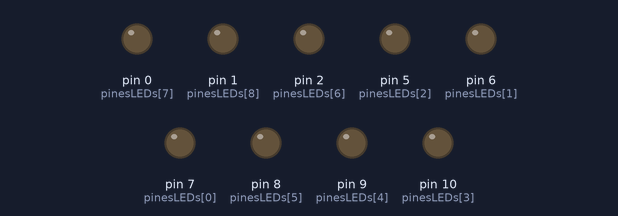
The sketch below on a simulated Arduino Uno, built with avr-gcc and run on an emulated ATmega328P. Parts: output pins drawn as LEDs (lit = HIGH).

Above: at 0.5 s.
At 22.7 s:
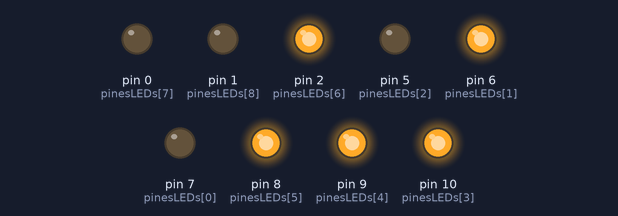
At 44.5 s:
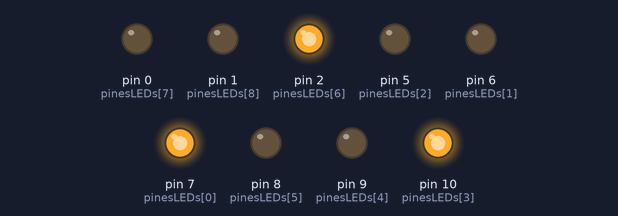
At 49.5 s:
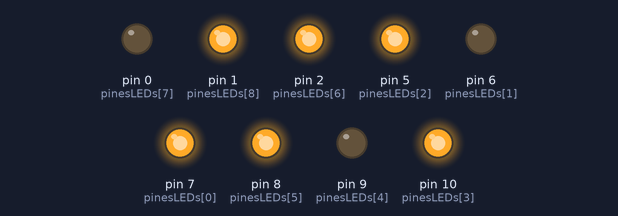
At 54.5 s:
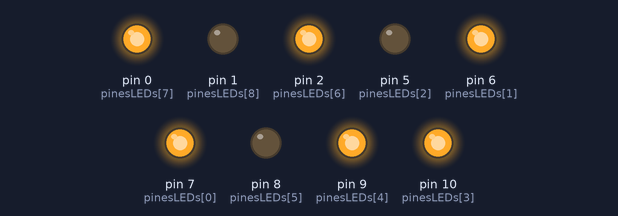
At 65.5 s:
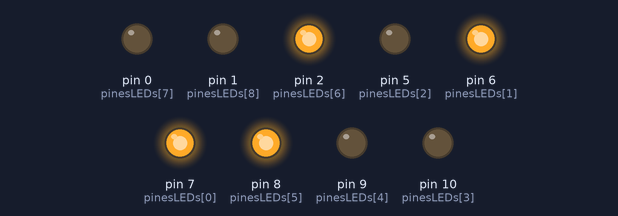
Timing chart, 0 to 66.7 s (numbered marks = the images above):
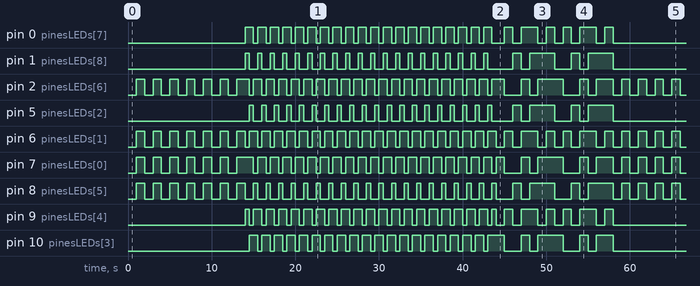

Measured:
- by itself, pin 0 (pinesLEDs[7]): LOW → HIGH at 14.0 s, → LOW 1.0 s later, → HIGH 0.50 s later, → LOW 1.0 s later, … (104 changes in this stretch)
- by itself, pin 1 (pinesLEDs[8]): LOW → HIGH at 14.0 s, → LOW 0.50 s later, → HIGH 1.0 s later, → LOW 0.50 s later, … (96 changes in this stretch)
- by itself, pin 2 (pinesLEDs[6]), pin 7 (pinesLEDs[0]), pin 8 (pinesLEDs[5]): moves between LOW and HIGH, repeating every 58.0 s
- by itself, pin 5 (pinesLEDs[2]): LOW → HIGH at 14.5 s, → LOW 0.50 s later, → HIGH 1.0 s later, → LOW 0.50 s later, … (96 changes in this stretch)
- by itself, pin 6 (pinesLEDs[1]): moves between LOW and HIGH, repeating every 56.5 s
- by itself, pin 9 (pinesLEDs[4]): LOW → HIGH at 14.0 s, → LOW 0.50 s later, → HIGH 0.50 s later, → LOW 1.0 s later, … (108 changes in this stretch)
- by itself, pin 10 (pinesLEDs[3]): LOW → HIGH at 14.5 s, → LOW 1.0 s later, → HIGH 0.50 s later, → LOW 1.0 s later, … (96 changes in this stretch)

The sketch:

train_lighting.ino
```cpp
/*
German Carrillo, Agosto de 2013
geotux_tuxman [at] linuxmail.org
*/

// Arreglo con pines para cada LED, 3 pines por LED: RGB
const int numLEDs = 3;
const int numPines = numLEDs*3;
const int pinesLEDs[numPines] = {7,6,5,10,9,8,2,0,1};// Arduino: {9,10,11,8,7,6,5,4,3}
//{3,4,5,0,1,2,8,10,9}

// Definicion de colores:
const int rojo[3] = {HIGH,LOW,LOW};
const int verde[3] = {LOW,HIGH,LOW};
const int azul[3] = {LOW,LOW,HIGH};
const int blanco[3] = {HIGH,HIGH,HIGH};
const int amarillo[3] = {HIGH,HIGH,LOW};
const int violeta[3] = {HIGH,LOW,HIGH};
const int cian[3] = {LOW,HIGH,HIGH};
const int apagado[3] = {LOW,LOW,LOW};

// Otros
int todos[numLEDs] = {1,2,3};


void setup()
{
  for(int i=0; i<numPines; i++)
    pinMode(pinesLEDs[i], OUTPUT);
}


void loop()
{
  for(int i=0; i<7; i++) // 15s. aprox.
    bandera();
  for(int i=0; i<20; i++)  // 30s. aprox.
    navidad();
  for(int i=0; i<2;i++) // 15s. aprox.
    mainColors();
}


void bandera() {
  definirColor(todos, apagado);
  delay(1000);

  // LEDs: 1 amarillo, 2 azul, 3 rojo
  definirColor(1, amarillo);
  definirColor(2, azul);
  definirColor(3, rojo);

  delay(1000);
}

void navidad(){
  //rojo1,verde2,blanco3,
  definirColor(1, rojo);
  definirColor(2, verde);
  definirColor(3, blanco);
  delay(500);
  definirColor(1, blanco);
  definirColor(2, rojo);
  definirColor(3, verde);
  delay(500);
  definirColor(1, verde);
  definirColor(2, blanco);
  definirColor(3, rojo);
  delay(500);
}

// This function displays the eight "main" colors that the RGB LED
// can produce. If you'd like to use one of these colors in your
// own sketch, you cancopy and paste that section into your code.
void mainColors() {
  // Off (all LEDs off):
  // definirColor(todos,apagado);
  // delay(1000);

  // Red (turn just the red LED on):
  definirColor(todos,rojo);

  delay(1000);

  // Green (turn just the green LED on):
  definirColor(todos,verde);

  delay(1000);

  // Blue (turn just the blue LED on):
  definirColor(todos,azul);

  delay(1000);

  // Yellow (turn red and green on):
  definirColor(todos,amarillo);
  delay(1000);

  // Cyan (turn green and blue on):
  definirColor(todos,cian);

  delay(1000);

  // Purple (turn red and blue on):
  definirColor(todos,violeta);

  delay(1000);

  // White (turn all the LEDs on):
  definirColor(todos,blanco);

  delay(1000);
}

void definirColor(int led, const int color[]){
  digitalWrite(pinesLEDs[(led-1)*numLEDs], color[0]);
  digitalWrite(pinesLEDs[(led-1)*numLEDs+1], color[1]);
  digitalWrite(pinesLEDs[(led-1)*numLEDs+2], color[2]);
}

void definirColor(int led[], const int color[]){
  for(int i=0; i<numLEDs; i++){ // numLEDs is the size of the array led, replace with sth more generic
    definirColor(led[i],color);
  }
}
```
